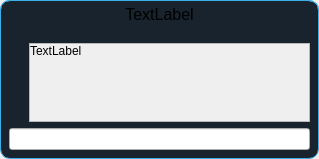
<?xml version="1.0" encoding="UTF-8"?>
<ui version="4.0">
 <class>Form</class>
 <widget class="QDialog" name="Form">
  <property name="geometry">
   <rect>
    <x>0</x>
    <y>0</y>
    <width>319</width>
    <height>159</height>
   </rect>
  </property>
  <property name="windowTitle">
   <string>Form</string>
  </property>
  <layout class="QHBoxLayout" name="horizontalLayout">
   <property name="spacing">
    <number>0</number>
   </property>
   <property name="leftMargin">
    <number>0</number>
   </property>
   <property name="topMargin">
    <number>0</number>
   </property>
   <property name="rightMargin">
    <number>0</number>
   </property>
   <property name="bottomMargin">
    <number>0</number>
   </property>
   <item>
    <widget class="QWidget" name="widget" native="true">
     <property name="contextMenuPolicy">
      <enum>Qt::ActionsContextMenu</enum>
     </property>
     <property name="autoFillBackground">
      <bool>false</bool>
     </property>
     <property name="styleSheet">
      <string notr="true">QWidget#widget{
	border-top-left-radius:10px;
	border-bottom-left-radius:10px;
	border-top-right-radius:10px;
	border-bottom-right-radius:10px;
	border: 1px solid  #3daee9;
	background-color: #19232D;
}</string>
     </property>
     <layout class="QVBoxLayout" name="verticalLayout_3" stretch="0,0">
      <property name="leftMargin">
       <number>0</number>
      </property>
      <property name="topMargin">
       <number>0</number>
      </property>
      <property name="rightMargin">
       <number>0</number>
      </property>
      <property name="bottomMargin">
       <number>0</number>
      </property>
      <item>
       <widget class="QLabel" name="lblTitle">
        <property name="maximumSize">
         <size>
          <width>16777215</width>
          <height>16777215</height>
         </size>
        </property>
        <property name="font">
         <font>
          <pointsize>12</pointsize>
         </font>
        </property>
        <property name="styleSheet">
         <string notr="true">border-top-left-radius:10px;
border-top-right-radius:10px;
border: 1px solid  #3daee9;
border-bottom: none;</string>
        </property>
        <property name="frameShape">
         <enum>QFrame::Box</enum>
        </property>
        <property name="frameShadow">
         <enum>QFrame::Sunken</enum>
        </property>
        <property name="text">
         <string>TextLabel</string>
        </property>
        <property name="alignment">
         <set>Qt::AlignHCenter|Qt::AlignTop</set>
        </property>
       </widget>
      </item>
      <item>
       <layout class="QVBoxLayout" name="verticalLayout">
        <property name="leftMargin">
         <number>9</number>
        </property>
        <property name="topMargin">
         <number>9</number>
        </property>
        <property name="rightMargin">
         <number>9</number>
        </property>
        <property name="bottomMargin">
         <number>9</number>
        </property>
        <item>
         <layout class="QHBoxLayout" name="horizontalLayout_4" stretch="0,0">
          <item>
           <layout class="QVBoxLayout" name="verticalLayout_2">
            <property name="spacing">
             <number>0</number>
            </property>
            <item>
             <layout class="QVBoxLayout" name="iconHolder">
              <property name="spacing">
               <number>0</number>
              </property>
             </layout>
            </item>
            <item>
             <spacer name="verticalSpacer">
              <property name="orientation">
               <enum>Qt::Vertical</enum>
              </property>
              <property name="sizeHint" stdset="0">
               <size>
                <width>20</width>
                <height>40</height>
               </size>
              </property>
             </spacer>
            </item>
           </layout>
          </item>
          <item>
           <widget class="QScrollArea" name="scrollArea">
            <property name="widgetResizable">
             <bool>true</bool>
            </property>
            <widget class="QWidget" name="scrollAreaWidgetContents">
             <property name="geometry">
              <rect>
               <x>0</x>
               <y>0</y>
               <width>269</width>
               <height>69</height>
              </rect>
             </property>
             <layout class="QVBoxLayout" name="verticalLayout_4">
              <property name="spacing">
               <number>0</number>
              </property>
              <property name="leftMargin">
               <number>0</number>
              </property>
              <property name="topMargin">
               <number>0</number>
              </property>
              <property name="rightMargin">
               <number>0</number>
              </property>
              <property name="bottomMargin">
               <number>0</number>
              </property>
              <item>
               <widget class="QLabel" name="lblMessage">
                <property name="sizePolicy">
                 <sizepolicy hsizetype="Preferred" vsizetype="Minimum">
                  <horstretch>0</horstretch>
                  <verstretch>0</verstretch>
                 </sizepolicy>
                </property>
                <property name="text">
                 <string>TextLabel</string>
                </property>
                <property name="alignment">
                 <set>Qt::AlignLeading|Qt::AlignLeft|Qt::AlignTop</set>
                </property>
                <property name="wordWrap">
                 <bool>true</bool>
                </property>
               </widget>
              </item>
             </layout>
            </widget>
           </widget>
          </item>
         </layout>
        </item>
        <item>
         <widget class="QLineEdit" name="lineEditInput"/>
        </item>
        <item>
         <layout class="QHBoxLayout" name="buttonsLayout"/>
        </item>
       </layout>
      </item>
     </layout>
    </widget>
   </item>
  </layout>
 </widget>
 <resources/>
 <connections/>
</ui>
